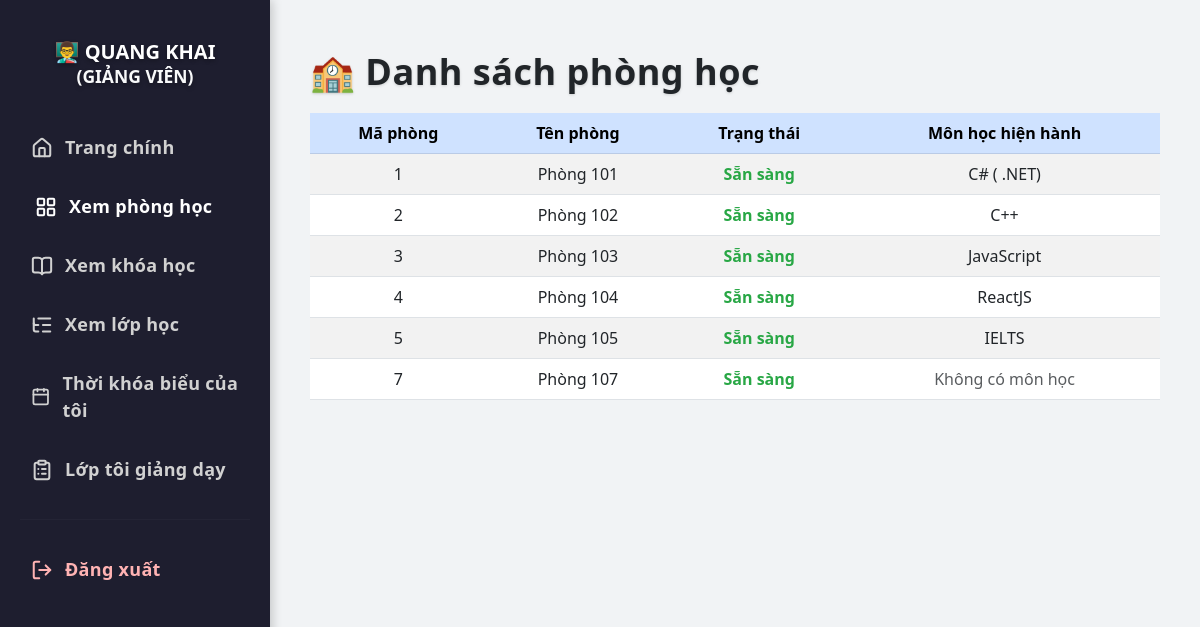
The page /view-rooms (signed in) on the database its author committed.
### tables this page shows
CREATE TABLE users (
            id INTEGER PRIMARY KEY AUTOINCREMENT,
            full_name TEXT NOT NULL,
            email TEXT NOT NULL UNIQUE,
            password TEXT NOT NULL,
            role TEXT NOT NULL CHECK (role IN ('student', 'teacher', 'admin')),
            dob DATE,                
            phone TEXT,             
            gender TEXT CHECK (gender IN ('male', 'female', 'other')), 
            cccd TEXT              
        , image TEXT);

CREATE TABLE rooms (
            id INTEGER PRIMARY KEY AUTOINCREMENT,
            name TEXT NOT NULL UNIQUE,
            status TEXT NOT NULL CHECK (status IN ('available', 'occupied', 'maintenance'))
        );

### app.py (the view)
@app.route('/view-rooms')
@login_required
def view_rooms():
    conn = sqlite3.connect('database.db')
    cursor = conn.cursor()
    query = """
        select r.id, r.name, r.status, co.name as course_name, u.full_name as teacher_name
        from rooms r
        left join classes c on r.id = c.room_id
        left join courses co on c.course_id = co.id
        left join users u on c.teacher_id = u.id
        group by r.id
    """
    rooms = cursor.execute(query).fetchall()
    conn.close()
    return render_template('view_rooms.html', rooms=rooms, user =current_user)

### app.py (called while the page is built)
@login_manager.user_loader
def load_user(user_id):
    conn = sqlite3.connect('database.db')
    cursor = conn.cursor()
    cursor.execute("SELECT id, full_name, email, role, image FROM users WHERE id = ?", (user_id,))
    row = cursor.fetchone()
    conn.close()
    if row:
        return User(*row)
    return None

### templates/view_rooms.html (shortened to what this page needs)
<!DOCTYPE html>
<html lang="vi">
<head>
  <link href="https://cdn.jsdelivr.net/npm/bootstrap@5.3.0/dist/css/bootstrap.min.css" rel="stylesheet">
</head>
<body>
<div class="sidebar">
  {% if user.role == 'admin' %}
    <h4>🎓 {{ user.full_name }}<br><small class="text-light">(ADMIN)</small></h4>
  {% elif user.role == 'teacher' %}
    <h4>👨‍🏫 {{ user.full_name }}<br><small class="text-light">(GIẢNG VIÊN)</small></h4>
  {% else %}
    <h4>👩‍🎓 {{ user.full_name }}<br><small class="text-light">(Sinh viên)</small></h4>
  {% endif %}
  <a href="/dashboard"><i data-lucide="home"></i>Trang chính</a>
  <a href="{{ url_for('view_rooms') }}" class="active"><i data-lucide="layout-grid"></i>Xem phòng học</a>
  <a href="{{ url_for('view_courses') }}"><i data-lucide="book-open"></i>Xem khóa học</a>
  <a href="{{ url_for('view_classes') }}"><i data-lucide="list-tree"></i>Xem lớp học</a>
  {% if user.role == 'teacher' %}
    <a href="{{ url_for('teacher_schedule') }}"><i data-lucide="calendar"></i>Thời khóa biểu của tôi</a>
    <a href="{{ url_for('teacher_my_class') }}"><i data-lucide="clipboard-list"></i>Lớp tôi giảng dạy</a>
  {% endif %}
  <hr>
  <a href="{{ url_for('logout') }}" class="logout-link"><i data-lucide="log-out"></i>Đăng xuất</a>
</div>
<div class="main-content">
  <h2>🏫 Danh sách phòng học</h2>
  <div class="table-responsive">
    <table class="table table-striped table-hover">
      <thead class="table-primary">
        <tr>
          <th>Mã phòng</th>
          <th>Tên phòng</th>
          <th>Trạng thái</th>
          <th>Môn học hiện hành</th>
        </tr>
      </thead>
      <tbody>
        {% for room in rooms %}
        <tr>
          <td>{{ room[0] }}</td>
          <td>{{ room[1] }}</td>
          <td>
            {% if room[2] == 'available' %}
              <span class="status-available">Sẵn sàng</span>
            {% elif room[2] == 'occupied' %}
              <span class="status-occupied">Đang sử dụng</span>
            {% elif room[2] == 'maintenance' %}
              <span class="status-maintenance">Bảo trì</span>
            {% else %}
              {{ room[2] }}
            {% endif %}
          </td>
          <td>
            {% if room[3] %}
              {{ room[3] }}
            {% else %}
              <span class="text-muted">Không có môn học</span>
            {% endif %}
          </td>
        </tr>
        {% endfor %}
      </tbody>
    </table>
  </div>
</div>
</body>
</html>

### templates/view_rooms.html (style rules this page uses)
body { margin: 0; font-family: 'Segoe UI', sans-serif; background: #f1f3f5; }
.sidebar { width: 270px; min-height: 100vh; background: #1e1e2f; padding-top: 40px; position: fixed; left: 0; top: 0; box-shadow: 2px 0 10px rgba(0, 0, 0, 0.2); }
.sidebar h4 { color: #fff; text-align: center; margin-bottom: 30px; font-weight: 800; font-size: 20px; text-transform: uppercase; text-shadow: 0 2px 4px rgba(0, 0, 0, 0.3); }
.sidebar a { display: flex; align-items: center; padding: 16px 26px; color: #d1d1d1; font-size: 18px; font-weight: 700; text-decoration: none; border-left: 5px solid transparent; transition: all 0.35s ease; letter-spacing: 0.3px; position: relative; }
.sidebar a::before { content: ''; position: absolute; top: 0; left: 0; height: 100%; width: 0; background: linear-gradient(90deg, #4dabf7, #c084fc); transition: width 0.35s ease; z-index: 0; opacity: 0.15; }
.sidebar a:hover, .sidebar a.active { color: #fff; transform: translateX(4px); }
.sidebar a svg { width: 22px; height: 22px; margin-right: 12px; stroke-width: 2.2; transition: transform 0.3s ease; z-index: 1; }
.logout-link { color: #ffb3b3 !important; }
.main-content { margin-left: 270px; padding: 50px 40px; }
.main-content h2 { font-size: 36px; font-weight: 900; color: #212529; text-shadow: 0 1px 3px rgba(0, 0, 0, 0.15); margin-bottom: 20px; letter-spacing: 0.5px; }
hr { border-color: rgba(255, 255, 255, 0.1); margin: 20px 20px; }
.table th { font-weight: 600; text-align: center; }
.table td { text-align: center; vertical-align: middle; }
.status-available { color: #28a745; font-weight: 600; }

### rows shown on the page
users: full_name "QUANG KHAI"
rooms: id "1", name "Phòng 101", status "Sẵn sàng", room "C# ( .NET)"
rooms: id "2", name "Phòng 102", status "Sẵn sàng", room "C++"
rooms: id "3", name "Phòng 103", status "Sẵn sàng", room "JavaScript"
rooms: id "4", name "Phòng 104", status "Sẵn sàng", room "ReactJS"
rooms: id "5", name "Phòng 105", status "Sẵn sàng", room "IELTS"
rooms: id "7", name "Phòng 107", status "Sẵn sàng", shows "Không có môn học"
